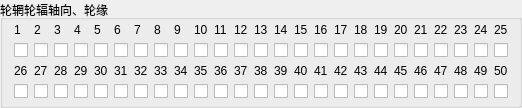
        <widget class="QGroupBox" name="groupBox">
         <property name="title">
          <string>轮辋轮辐轴向、轮缘</string>
         </property>
         <layout class="QGridLayout" name="gridLayout_3">
          <property name="topMargin">
           <number>3</number>
          </property>
          <property name="bottomMargin">
           <number>6</number>
          </property>
          <property name="verticalSpacing">
           <number>6</number>
          </property>
          <item row="0" column="0">
           <widget class="QLabel" name="label">
            <property name="text">
             <string>1</string>
            </property>
           </widget>
          </item>
          <item row="0" column="1">
           <widget class="QLabel" name="label_2">
            <property name="text">
             <string>2</string>
            </property>
           </widget>
          </item>
          <item row="0" column="2">
           <widget class="QLabel" name="label_3">
            <property name="text">
             <string>3</string>
            </property>
           </widget>
          </item>
          <item row="0" column="3">
           <widget class="QLabel" name="label_4">
            <property name="text">
             <string>4</string>
            </property>
           </widget>
          </item>
          <item row="0" column="4">
           <widget class="QLabel" name="label_5">
            <property name="text">
             <string>5</string>
            </property>
           </widget>
          </item>
          <item row="0" column="5">
           <widget class="QLabel" name="label_6">
            <property name="text">
             <string>6</string>
            </property>
           </widget>
          </item>
          <item row="0" column="6">
           <widget class="QLabel" name="label_7">
            <property name="text">
             <string>7</string>
            </property>
           </widget>
          </item>
          <item row="0" column="7">
           <widget class="QLabel" name="label_8">
            <property name="text">
             <string>8</string>
            </property>
           </widget>
          </item>
          <item row="0" column="8">
           <widget class="QLabel" name="label_9">
            <property name="text">
             <string>9</string>
            </property>
           </widget>
          </item>
          <item row="0" column="9">
           <widget class="QLabel" name="label_10">
            <property name="text">
             <string>10</string>
            </property>
           </widget>
          </item>
          <item row="0" column="10">
           <widget class="QLabel" name="label_11">
            <property name="text">
             <string>11</string>
            </property>
           </widget>
          </item>
          <item row="0" column="11">
           <widget class="QLabel" name="label_12">
            <property name="text">
             <string>12</string>
            </property>
           </widget>
          </item>
          <item row="0" column="12">
           <widget class="QLabel" name="label_13">
            <property name="text">
             <string>13</string>
            </property>
           </widget>
          </item>
          <item row="0" column="13">
           <widget class="QLabel" name="label_14">
            <property name="text">
             <string>14</string>
            </property>
           </widget>
          </item>
          <item row="0" column="14">
           <widget class="QLabel" name="label_15">
            <property name="text">
             <string>15</string>
            </property>
           </widget>
          </item>
          <item row="0" column="15">
           <widget class="QLabel" name="label_16">
            <property name="text">
             <string>16</string>
            </property>
           </widget>
          </item>
          <item row="0" column="16">
           <widget class="QLabel" name="label_17">
            <property name="text">
             <string>17</string>
            </property>
           </widget>
          </item>
          <item row="0" column="17">
           <widget class="QLabel" name="label_18">
            <property name="text">
             <string>18</string>
            </property>
           </widget>
          </item>
          <item row="0" column="18">
           <widget class="QLabel" name="label_19">
            <property name="text">
             <string>19</string>
            </property>
           </widget>
          </item>
          <item row="0" column="19">
           <widget class="QLabel" name="label_20">
            <property name="text">
             <string>20</string>
            </property>
           </widget>
          </item>
          <item row="0" column="20">
           <widget class="QLabel" name="label_21">
            <property name="text">
             <string>21</string>
            </property>
           </widget>
          </item>
          <item row="0" column="21">
           <widget class="QLabel" name="label_22">
            <property name="text">
             <string>22</string>
            </property>
           </widget>
          </item>
          <item row="0" column="22">
           <widget class="QLabel" name="label_23">
            <property name="text">
             <string>23</string>
            </property>
           </widget>
          </item>
          <item row="0" column="23">
           <widget class="QLabel" name="label_24">
            <property name="text">
             <string>24</string>
            </property>
           </widget>
          </item>
          <item row="0" column="24">
           <widget class="QLabel" name="label_25">
            <property name="text">
             <string>25</string>
            </property>
           </widget>
          </item>
          <item row="1" column="0">
           <widget class="QCheckBox" name="sensor"/>
          </item>
          <item row="1" column="1">
           <widget class="QCheckBox" name="sensor_2"/>
          </item>
          <item row="1" column="2">
           <widget class="QCheckBox" name="sensor_3"/>
          </item>
          <item row="1" column="3">
           <widget class="QCheckBox" name="sensor_4"/>
          </item>
          <item row="1" column="4">
           <widget class="QCheckBox" name="sensor_5"/>
          </item>
          <item row="1" column="5">
           <widget class="QCheckBox" name="sensor_6"/>
          </item>
          <item row="1" column="6">
           <widget class="QCheckBox" name="sensor_7"/>
          </item>
          <item row="1" column="7">
           <widget class="QCheckBox" name="sensor_8"/>
          </item>
          <item row="1" column="8">
           <widget class="QCheckBox" name="sensor_9"/>
          </item>
          <item row="1" column="9">
           <widget class="QCheckBox" name="sensor_10"/>
          </item>
          <item row="1" column="10">
           <widget class="QCheckBox" name="sensor_11"/>
          </item>
          <item row="1" column="11">
           <widget class="QCheckBox" name="sensor_12"/>
          </item>
          <item row="1" column="12">
           <widget class="QCheckBox" name="sensor_13"/>
          </item>
          <item row="1" column="13">
           <widget class="QCheckBox" name="sensor_14"/>
          </item>
          <item row="1" column="14">
           <widget class="QCheckBox" name="sensor_15"/>
          </item>
          <item row="1" column="15">
           <widget class="QCheckBox" name="sensor_16"/>
          </item>
          <item row="1" column="16">
           <widget class="QCheckBox" name="sensor_17"/>
          </item>
          <item row="1" column="17">
           <widget class="QCheckBox" name="sensor_18"/>
          </item>
          <item row="1" column="18">
           <widget class="QCheckBox" name="sensor_19"/>
          </item>
          <item row="1" column="19">
           <widget class="QCheckBox" name="sensor_20"/>
          </item>
          <item row="1" column="20">
           <widget class="QCheckBox" name="sensor_21"/>
          </item>
          <item row="1" column="21">
           <widget class="QCheckBox" name="sensor_22"/>
          </item>
          <item row="1" column="22">
           <widget class="QCheckBox" name="sensor_23"/>
          </item>
          <item row="1" column="23">
           <widget class="QCheckBox" name="sensor_24"/>
          </item>
          <item row="1" column="24">
           <widget class="QCheckBox" name="sensor_25"/>
          </item>
          <item row="2" column="0">
           <widget class="QLabel" name="label_26">
            <property name="text">
             <string>26</string>
            </property>
           </widget>
          </item>
          <item row="2" column="1">
           <widget class="QLabel" name="label_27">
            <property name="text">
             <string>27</string>
            </property>
           </widget>
          </item>
          <item row="2" column="2">
           <widget class="QLabel" name="label_28">
            <property name="text">
             <string>28</string>
            </property>
           </widget>
          </item>
          <item row="2" column="3">
           <widget class="QLabel" name="label_29">
            <property name="text">
             <string>29</string>
            </property>
           </widget>
          </item>
          <item row="2" column="4">
           <widget class="QLabel" name="label_30">
            <property name="text">
             <string>30</string>
            </property>
           </widget>
          </item>
          <item row="2" column="5">
           <widget class="QLabel" name="label_31">
            <property name="text">
             <string>31</string>
            </property>
           </widget>
          </item>
          <item row="2" column="6">
           <widget class="QLabel" name="label_32">
            <property name="text">
             <string>32</string>
            </property>
           </widget>
          </item>
          <item row="2" column="7">
           <widget class="QLabel" name="label_33">
            <property name="text">
             <string>33</string>
            </property>
           </widget>
          </item>
          <item row="2" column="8">
           <widget class="QLabel" name="label_34">
            <property name="text">
             <string>34</string>
            </property>
           </widget>
          </item>
          <item row="2" column="9">
           <widget class="QLabel" name="label_35">
            <property name="text">
             <string>35</string>
            </property>
           </widget>
          </item>
          <item row="2" column="10">
           <widget class="QLabel" name="label_36">
            <property name="text">
             <string>36</string>
            </property>
           </widget>
          </item>
          <item row="2" column="11">
           <widget class="QLabel" name="label_37">
            <property name="text">
             <string>37</string>
            </property>
           </widget>
          </item>
          <item row="2" column="12">
           <widget class="QLabel" name="label_38">
            <property name="text">
             <string>38</string>
            </property>
           </widget>
          </item>
          <item row="2" column="13">
           <widget class="QLabel" name="label_39">
            <property name="text">
             <string>39</string>
            </property>
           </widget>
          </item>
          <item row="2" column="14">
           <widget class="QLabel" name="label_40">
            <property name="text">
             <string>40</string>
            </property>
           </widget>
          </item>
          <item row="2" column="15">
           <widget class="QLabel" name="label_41">
            <property name="text">
             <string>41</string>
            </property>
           </widget>
          </item>
          <item row="2" column="16">
           <widget class="QLabel" name="label_42">
            <property name="text">
             <string>42</string>
            </property>
           </widget>
          </item>
          <item row="2" column="17">
           <widget class="QLabel" name="label_43">
            <property name="text">
             <string>43</string>
            </property>
           </widget>
          </item>
          <item row="2" column="18">
           <widget class="QLabel" name="label_44">
            <property name="text">
             <string>44</string>
            </property>
           </widget>
          </item>
          <item row="2" column="19">
           <widget class="QLabel" name="label_45">
            <property name="text">
             <string>45</string>
            </property>
           </widget>
          </item>
          <item row="2" column="20">
           <widget class="QLabel" name="label_46">
            <property name="text">
             <string>46</string>
            </property>
           </widget>
          </item>
          <item row="2" column="21">
           <widget class="QLabel" name="label_47">
            <property name="text">
             <string>47</string>
            </property>
           </widget>
          </item>
          <item row="2" column="22">
           <widget class="QLabel" name="label_48">
            <property name="text">
             <string>48</string>
            </property>
           </widget>
          </item>
          <item row="2" column="23">
           <widget class="QLabel" name="label_49">
            <property name="text">
             <string>49</string>
            </property>
           </widget>
          </item>
          <item row="2" column="24">
           <widget class="QLabel" name="label_50">
            <property name="text">
             <string>50</string>
            </property>
           </widget>
          </item>
          <item row="3" column="0">
           <widget class="QCheckBox" name="sensor_26"/>
          </item>
          <item row="3" column="1">
           <widget class="QCheckBox" name="sensor_27"/>
          </item>
          <item row="3" column="2">
           <widget class="QCheckBox" name="sensor_28"/>
          </item>
          <item row="3" column="3">
           <widget class="QCheckBox" name="sensor_29"/>
          </item>
          <item row="3" column="4">
           <widget class="QCheckBox" name="sensor_30"/>
          </item>
          <item row="3" column="5">
           <widget class="QCheckBox" name="sensor_31"/>
          </item>
          <item row="3" column="6">
           <widget class="QCheckBox" name="sensor_32"/>
          </item>
          <item row="3" column="7">
           <widget class="QCheckBox" name="sensor_33"/>
          </item>
          <item row="3" column="8">
           <widget class="QCheckBox" name="sensor_34"/>
          </item>
          <item row="3" column="9">
           <widget class="QCheckBox" name="sensor_35"/>
          </item>
          <item row="3" column="10">
           <widget class="QCheckBox" name="sensor_36"/>
          </item>
          <item row="3" column="11">
           <widget class="QCheckBox" name="sensor_37"/>
          </item>
          <item row="3" column="12">
           <widget class="QCheckBox" name="sensor_38"/>
          </item>
          <item row="3" column="13">
           <widget class="QCheckBox" name="sensor_39"/>
          </item>
          <item row="3" column="14">
           <widget class="QCheckBox" name="sensor_40"/>
          </item>
          <item row="3" column="15">
           <widget class="QCheckBox" name="sensor_41"/>
          </item>
          <item row="3" column="16">
           <widget class="QCheckBox" name="sensor_42"/>
          </item>
          <item row="3" column="17">
           <widget class="QCheckBox" name="sensor_43"/>
          </item>
          <item row="3" column="18">
           <widget class="QCheckBox" name="sensor_44"/>
          </item>
          <item row="3" column="19">
           <widget class="QCheckBox" name="sensor_45"/>
          </item>
          <item row="3" column="20">
           <widget class="QCheckBox" name="sensor_46"/>
          </item>
          <item row="3" column="21">
           <widget class="QCheckBox" name="sensor_47"/>
          </item>
          <item row="3" column="22">
           <widget class="QCheckBox" name="sensor_48"/>
          </item>
          <item row="3" column="23">
           <widget class="QCheckBox" name="sensor_49"/>
          </item>
          <item row="3" column="24">
           <widget class="QCheckBox" name="sensor_50"/>
          </item>
         </layout>
        </widget>
